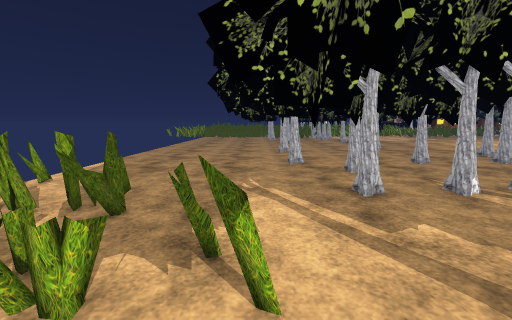
view 1 (above)

24 first-person views from a walk through a Unity game level. The camera is 1.3 m above the floor, tilts 8° down and sees 90° across. The floor is counted in squares, 0.67 m on a side. Each view is taken from the middle of a square. On the plan, view 1 faces up. The plan holds only what a view shows up to about 15 squares ahead; the rest is blank. The place goes on beyond the plan. The player character is not drawn. Some surface patterns are stand-ins.

view 2
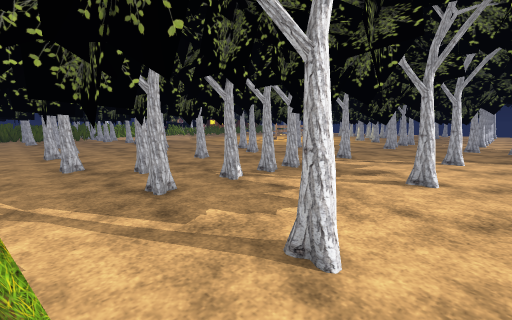

view 3
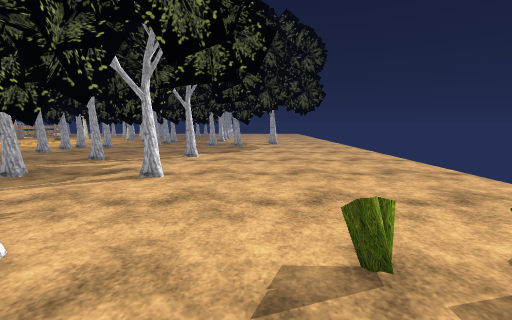

view 4
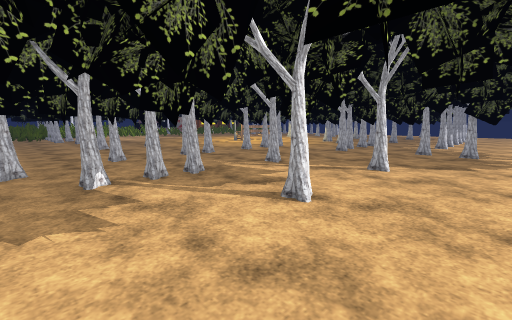

view 5
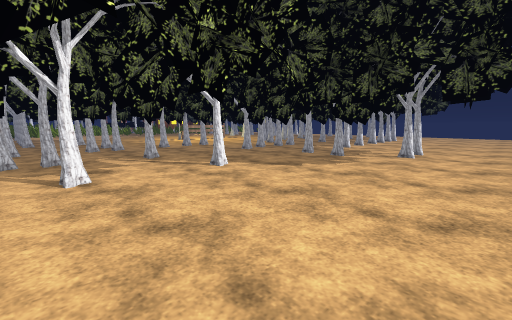

view 6
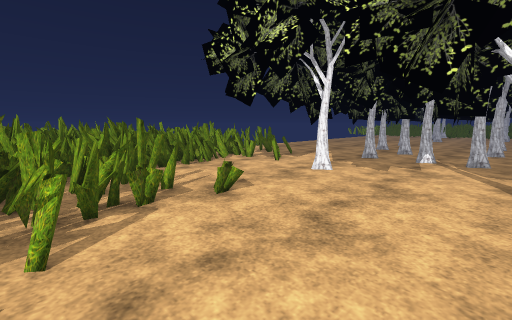

view 7
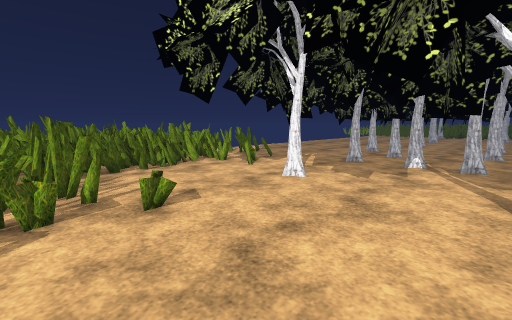

view 8
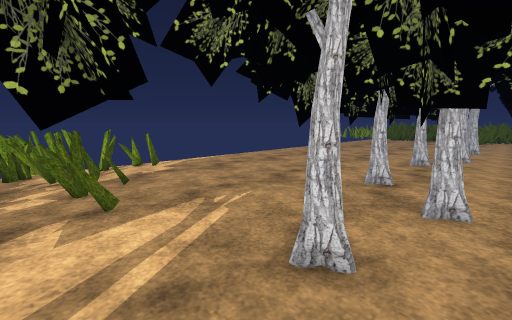

view 9
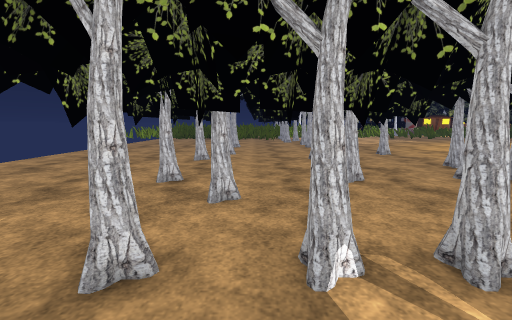

view 10
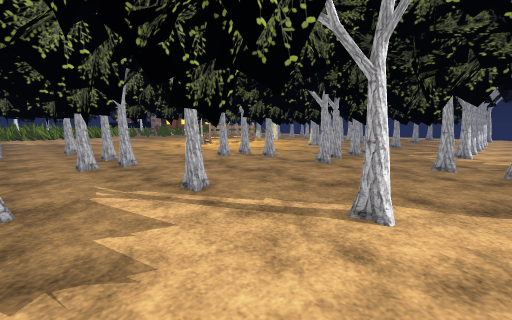

view 11
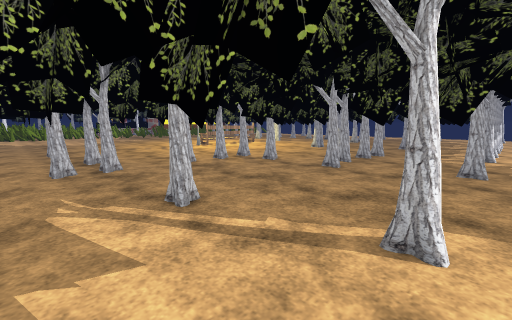

view 12
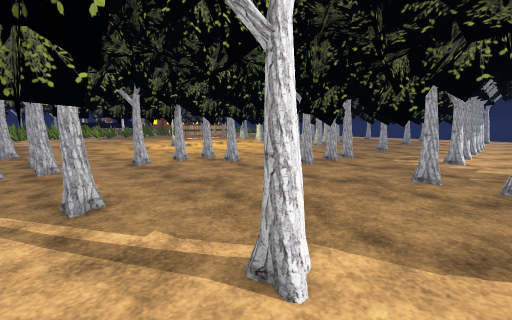

view 13
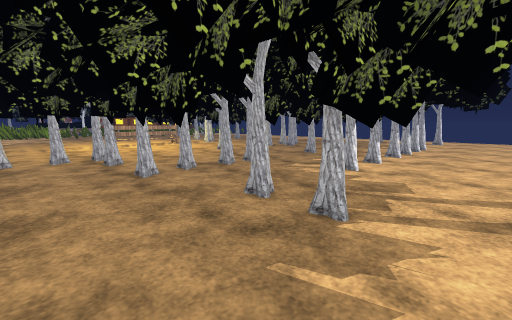

view 14
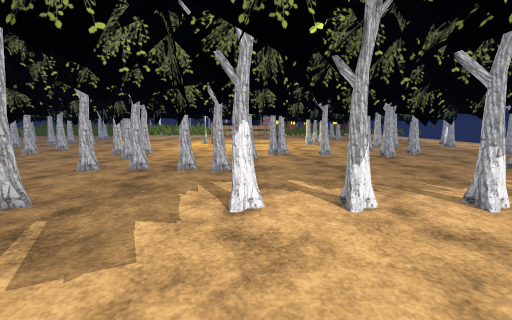

view 15
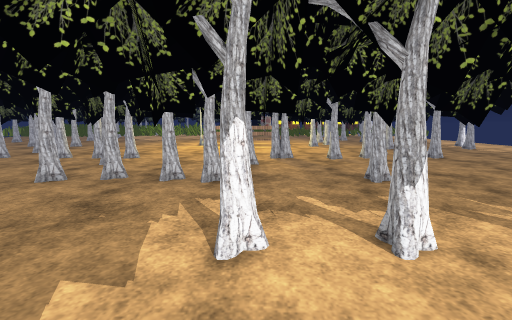

view 16
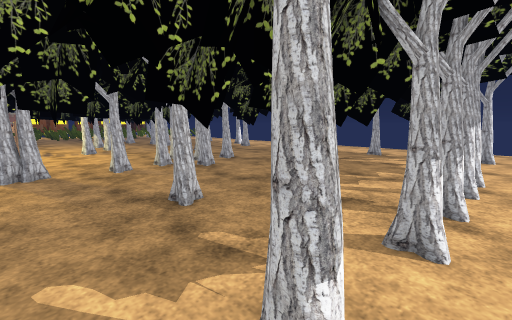

view 17
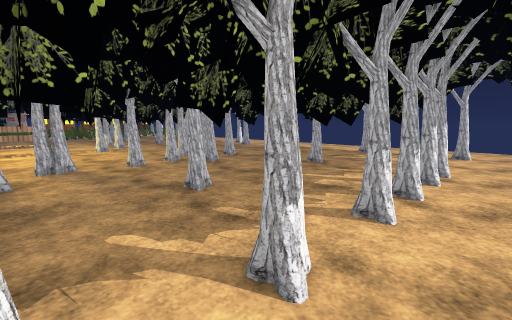

view 18
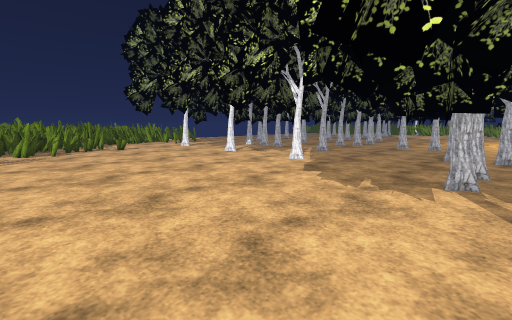

view 19
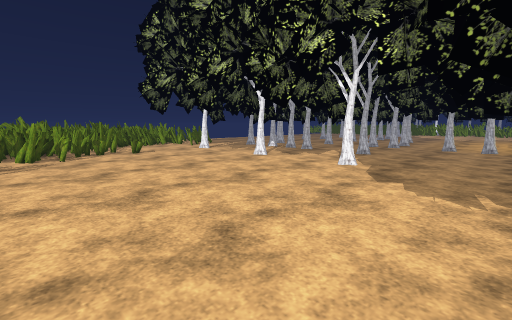

view 20
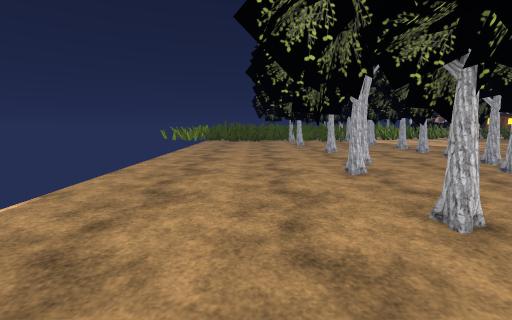

view 21
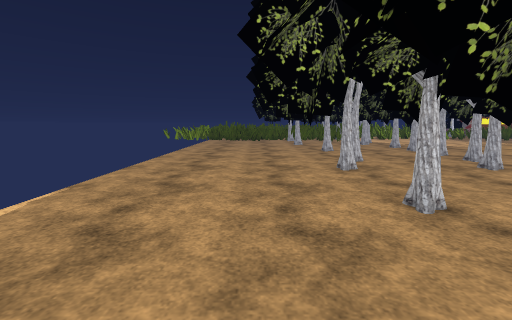

view 22
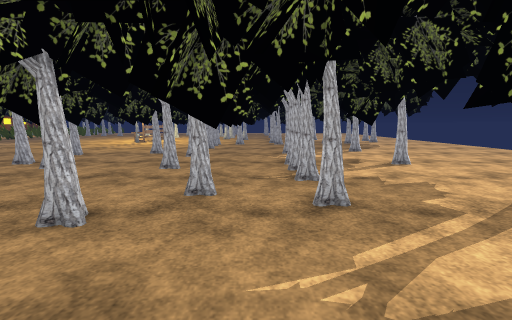

view 23
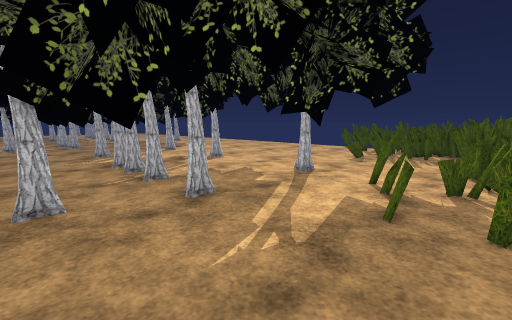

view 24
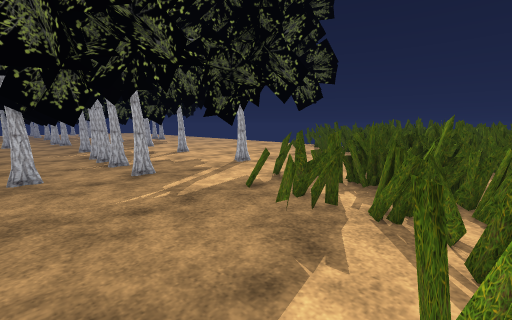

### Floor plan
Key: @ floor where view 1 was taken; # wall or solid block; x gap in a wall; . floor; = window, fence, low wall or low ledge; ^ raised ledge; T thing the floor can be seen under or through; O other object.
Columns run from 8 left of view 1 to 38 right of it. Each row starts with its distance up from view 1.
 20  .......O..O..OO #   ##              ..
 19  ....... ...... O#  # .              .. ..
 18  .........O.....##  O...             .. ..
 17  .................    ..x ..         .. ..   O
 16  .......#....OO ..OOOOOOOxOO        OO.# O# OO
 15  .......O.....O...O O O.O.OO          .O O   O
 14  .......OO#O...O... O ..O.O #.        ..  OOO#
 13  .........O.....O ..OOO...O.OOO   OO .O#.O OOO#
 12  .........O ................O......O ....O...O.
 11  ........ OOO.  ............x.# . .  ........#
 10  .......OO OOOOOO.. OO..... OOOOO O  #O #.....O
  9 #==......OOOO.O  ...O.......O.O.O .. .. .......
  8 #x........OOO.OOO.... ......O.O.O.O. ... ......
  7 #x.........O..O OOO...O.......O.O.OOO....O ....
  6 #==.==.........O.....O............    ..   ..
  5 ##==#=.#OO#....OO....OO.....O O...OO TT.OOTTTTT
  4  #==##.#OO.....O.....O.......O.....O T..OO T T#
  3  =#=#==#O.O.....O.....O....  T.....O  ...O    .
  2  ##==#=.O..O.....O#....OO..  T.O....#O..x OT T.
  1  ====#.....................x  .................
  0  ==###..@..................   .T. O............
 -1  ##^^#=......................  T T.... .... .
 -2  #=#^===.....................     ......... ...
 -3   #^====...=.................    T  ...........
 -4   =##=^#.#===................   .#   .
 -5   ###=##=##=.......................
 -6    #==##====................... x ..
 -7    ##=^^==#=#=................ ......
 -8    ######=#==........................
 -9        ####=##.................
-10          ##   x ..............  .

Positions as (right, up) in squares from view 1, and headings:
1: (0, 0), facing up
2: (0, 0), facing up-right
3: (0, -2), facing right
4: (4, -2), facing up-right
5: (8, -8), facing up-right
6: (9, -8), facing up-left
7: (9, -6), facing up-left
8: (5, 4), facing up-left
9: (5, 4), facing up
10: (10, 0), facing up-right
11: (11, 1), facing up-right
12: (13, 0), facing up-right
13: (18, -3), facing up-right
14: (29, -4), facing up
15: (29, -2), facing up
16: (30, 1), facing up-right
17: (29, 0), facing up-right
18: (24, -10), facing up-left
19: (21, -10), facing up-left
20: (-2, 8), facing up
21: (-2, 7), facing up
22: (-3, 9), facing right
23: (-3, 11), facing down-right
24: (-7, 11), facing down-right
